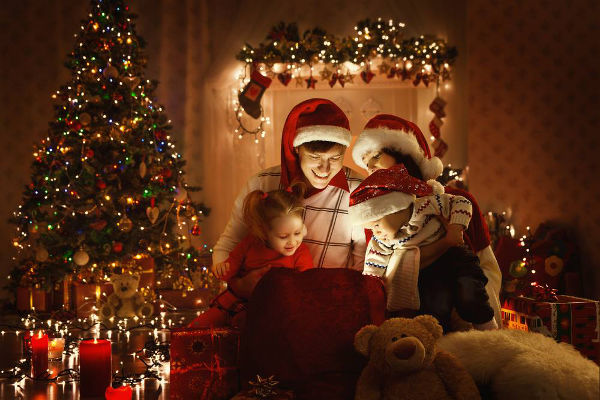
#> input picture codigos_teste/natal-divulgacao.jpg, 600 x 400 px, found by its file name
$ python christmas_mood_detector.py
#> lines starting #> are read from the running program, lines starting #| are printed output that depends on the picture
import cv2
import numpy as numpy

img = cv2.imread("/codigos_teste/natal-divulgacao.jpg")
#> img is the input picture: shape (400, 600, 3); mean B, G, R 23.2, 45.2, 86.4
gray = cv2.cvtColor(img, cv2.COLOR_BGR2GRAY)
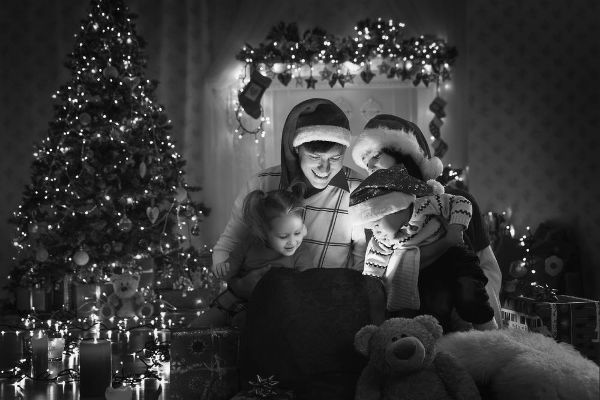
#> gray: shape (400, 600); min 0, max 254, mean 55.1
#> (the run stopped early here; a loop or call above may not have finished)
